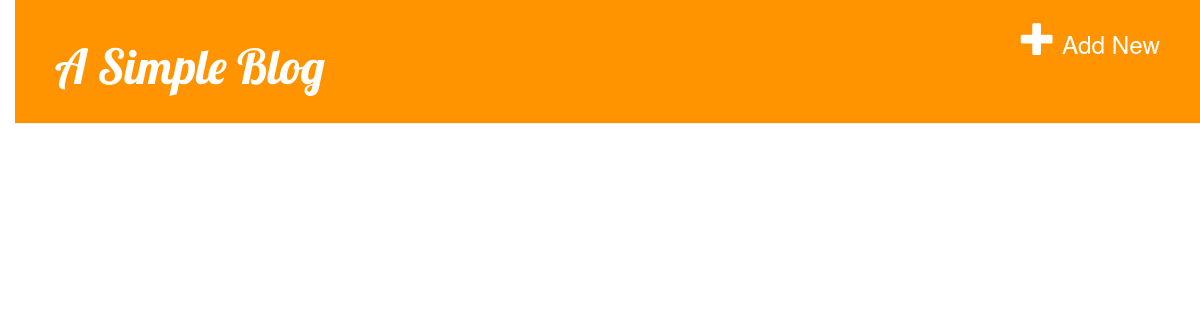
/, run on an earlier commit of the app's database.
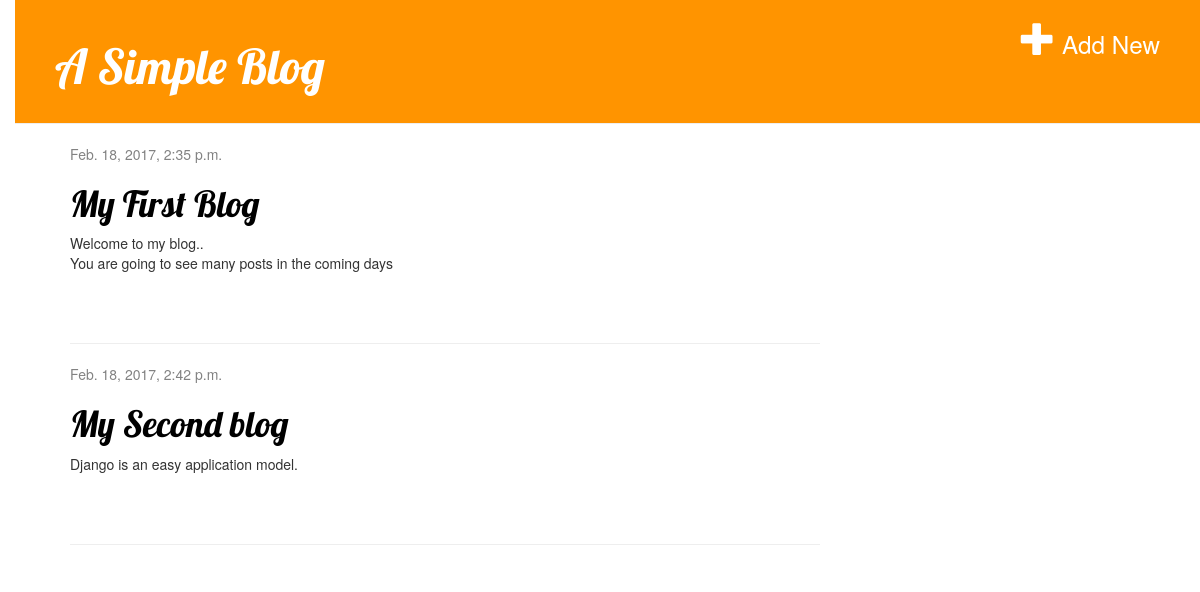
And on a later commit of the database.
### myapp/models.py (models this page shows, shortened)
class Post(models.Model):
    author = models.ForeignKey('auth.User')
    title = models.CharField(max_length=200)
    text = models.TextField()
    created_date = models.DateTimeField(
            default=timezone.now)
    published_date = models.DateTimeField(
            blank=True, null=True)

### myapp/views.py (the view)
# urls.py: url(r'^$', views.post_list, name='post_list'),
def post_list(request):
    request.session['new'] = ''
    request.session['saved'] = ''
    posts = Post.objects.filter(published_date__lte=timezone.now()).order_by('published_date')
    return render(request, 'blog/post_list.html', {'posts': posts})

### templates/blog/post_list.html (shortened to what this page needs)
{% extends 'blog/base.html' %}
{% block content %}
    {% for post in posts %}
        <div class="post">
            <div class="date">
                {{ post.published_date }}
            </div>
            <h1><a href="{% url 'post_detail' pk=post.pk %}">{{ post.title }}</a></h1>
            <p>{{ post.text|linebreaksbr }}</p>
        </div>
        <hr>
    {% endfor %}
{% endblock %}

What changed in the data, as far as the page shows it:
now on this page (row edited): Post: published_date "Feb. 18, 2017, 2:35 p.m.", title "My First Blog", text "Welcome to my blog.. You are going to see many posts in the coming days"
now on this page (row edited): Post: published_date "Feb. 18, 2017, 2:42 p.m.", title "My Second blog", text "Django is an easy application model."
